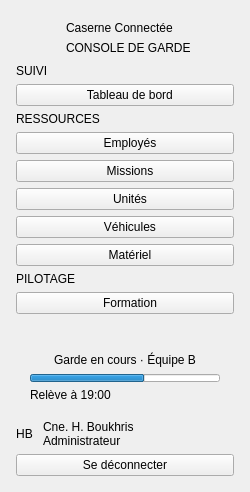
          <widget class="QFrame" name="barreLaterale">
            <property name="variante" stdset="0">
              <string notr="true">barreLaterale</string>
            </property>
            <property name="minimumSize">
              <size>
                <width>250</width>
                <height>0</height>
              </size>
            </property>
            <property name="maximumSize">
              <size>
                <width>250</width>
                <height>16777215</height>
              </size>
            </property>
            <layout class="QVBoxLayout" name="layout66">
              <property name="spacing">
                <number>6</number>
              </property>
              <property name="leftMargin">
                <number>16</number>
              </property>
              <property name="topMargin">
                <number>18</number>
              </property>
              <property name="rightMargin">
                <number>16</number>
              </property>
              <property name="bottomMargin">
                <number>16</number>
              </property>
              <item>
                <layout class="QHBoxLayout" name="layout65" stretch="0,1">
                  <property name="spacing">
                    <number>10</number>
                  </property>
                  <item>
                    <widget class="QLabel" name="imgLogoBarre">
                      <property name="pixmap">
                        <pixmap resource="ressources.qrc">:/images/logo.png</pixmap>
                      </property>
                      <property name="scaledContents">
                        <bool>true</bool>
                      </property>
                      <property name="minimumSize">
                        <size>
                          <width>40</width>
                          <height>40</height>
                        </size>
                      </property>
                      <property name="maximumSize">
                        <size>
                          <width>40</width>
                          <height>40</height>
                        </size>
                      </property>
                    </widget>
                  </item>
                  <item>
                    <layout class="QVBoxLayout" name="layout64">
                      <property name="spacing">
                        <number>0</number>
                      </property>
                      <item>
                        <widget class="QLabel" name="lbl78">
                          <property name="text">
                            <string>Caserne Connectée</string>
                          </property>
                          <property name="variante" stdset="0">
                            <string notr="true">marque</string>
                          </property>
                        </widget>
                      </item>
                      <item>
                        <widget class="QLabel" name="lbl79">
                          <property name="text">
                            <string>CONSOLE DE GARDE</string>
                          </property>
                          <property name="variante" stdset="0">
                            <string notr="true">sousMarque</string>
                          </property>
                        </widget>
                      </item>
                    </layout>
                  </item>
                </layout>
              </item>
              <item>
                <widget class="QLabel" name="lblSectionSuivi">
                  <property name="text">
                    <string>SUIVI</string>
                  </property>
                  <property name="variante" stdset="0">
                    <string notr="true">sectionNav</string>
                  </property>
                </widget>
              </item>
              <item>
                <widget class="QPushButton" name="btnMTableauDeBord">
                  <property name="text">
                    <string>   Tableau de bord</string>
                  </property>
                  <property name="cursor">
                    <cursorShape>PointingHandCursor</cursorShape>
                  </property>
                  <property name="checkable">
                    <bool>true</bool>
                  </property>
                  <property name="autoExclusive">
                    <bool>true</bool>
                  </property>
                  <property name="variante" stdset="0">
                    <string notr="true">nav</string>
                  </property>
                  <property name="module" stdset="0">
                    <string notr="true">Tableau</string>
                  </property>
                  <property name="icon">
                    <iconset resource="ressources.qrc"><normaloff>:/images/icones/navclair_tableau.png</normaloff><normalon>:/images/icones/navorange_tableau.png</normalon>:/images/icones/navclair_tableau.png</iconset>
                  </property>
                  <property name="iconSize">
                    <size>
                      <width>18</width>
                      <height>18</height>
                    </size>
                  </property>
                </widget>
              </item>
              <item>
                <widget class="QLabel" name="lbl81">
                  <property name="text">
                    <string>RESSOURCES</string>
                  </property>
                  <property name="variante" stdset="0">
                    <string notr="true">sectionNav</string>
                  </property>
                </widget>
              </item>
              <item>
                <widget class="QPushButton" name="btnMEmploye">
                  <property name="text">
                    <string>   Employés</string>
                  </property>
                  <property name="cursor">
                    <cursorShape>PointingHandCursor</cursorShape>
                  </property>
                  <property name="checkable">
                    <bool>true</bool>
                  </property>
                  <property name="autoExclusive">
                    <bool>true</bool>
                  </property>
                  <property name="checked">
                    <bool>false</bool>
                  </property>
                  <property name="variante" stdset="0">
                    <string notr="true">nav</string>
                  </property>
                  <property name="icon">
                    <iconset resource="ressources.qrc"><normaloff>:/images/icones/user_gris.png</normaloff><normalon>:/images/icones/user_orange.png</normalon>:/images/icones/user_gris.png</iconset>
                  </property>
                  <property name="iconSize">
                    <size>
                      <width>18</width>
                      <height>18</height>
                    </size>
                  </property>
                </widget>
              </item><item><widget class="QPushButton" name="btnMMission"><property name="text"><string>   Missions</string></property><property name="cursor"><cursorShape>PointingHandCursor</cursorShape></property><property name="checkable"><bool>true</bool></property><property name="autoExclusive"><bool>true</bool></property><property name="variante" stdset="0"><string notr="true">nav</string></property><property name="module" stdset="0"><string notr="true">Missions</string></property><property name="icon"><iconset resource="ressources.qrc"><normaloff>:/images/icones/navclair_missions.png</normaloff><normalon>:/images/icones/navorange_missions.png</normalon>:/images/icones/navclair_missions.png</iconset></property><property name="iconSize"><size><width>18</width><height>18</height></size></property></widget></item><item><widget class="QPushButton" name="btnMUnite"><property name="text"><string>   Unités</string></property><property name="cursor"><cursorShape>PointingHandCursor</cursorShape></property><property name="checkable"><bool>true</bool></property><property name="autoExclusive"><bool>true</bool></property><property name="variante" stdset="0"><string notr="true">nav</string></property><property name="module" stdset="0"><string notr="true">Unites</string></property><property name="icon"><iconset resource="ressources.qrc"><normaloff>:/images/icones/navclair_unites.png</normaloff><normalon>:/images/icones/navorange_unites.png</normalon>:/images/icones/navclair_unites.png</iconset></property><property name="iconSize"><size><width>18</width><height>18</height></size></property></widget></item><item><widget class="QPushButton" name="btnMVehicule"><property name="text"><string>   Véhicules</string></property><property name="cursor"><cursorShape>PointingHandCursor</cursorShape></property><property name="checkable"><bool>true</bool></property><property name="autoExclusive"><bool>true</bool></property><property name="variante" stdset="0"><string notr="true">nav</string></property><property name="module" stdset="0"><string notr="true">Vehicules</string></property><property name="icon"><iconset resource="ressources.qrc"><normaloff>:/images/icones/navclair_vehicules.png</normaloff><normalon>:/images/icones/navorange_vehicules.png</normalon>:/images/icones/navclair_vehicules.png</iconset></property><property name="iconSize"><size><width>18</width><height>18</height></size></property></widget></item><item><widget class="QPushButton" name="btnMMateriel"><property name="text"><string>   Matériel</string></property><property name="cursor"><cursorShape>PointingHandCursor</cursorShape></property><property name="checkable"><bool>true</bool></property><property name="autoExclusive"><bool>true</bool></property><property name="variante" stdset="0"><string notr="true">nav</string></property><property name="module" stdset="0"><string notr="true">Materiel</string></property><property name="icon"><iconset resource="ressources.qrc"><normaloff>:/images/icones/navclair_materiel.png</normaloff><normalon>:/images/icones/navorange_materiel.png</normalon>:/images/icones/navclair_materiel.png</iconset></property><property name="iconSize"><size><width>18</width><height>18</height></size></property></widget></item><item><widget class="QLabel" name="lblSectionPilotage"><property name="text"><string>PILOTAGE</string></property><property name="variante" stdset="0"><string notr="true">sectionNav</string></property></widget></item><item><widget class="QPushButton" name="btnMFormation"><property name="text"><string>   Formation</string></property><property name="cursor"><cursorShape>PointingHandCursor</cursorShape></property><property name="checkable"><bool>true</bool></property><property name="autoExclusive"><bool>true</bool></property><property name="variante" stdset="0"><string notr="true">nav</string></property><property name="module" stdset="0"><string notr="true">Formation</string></property><property name="icon"><iconset resource="ressources.qrc"><normaloff>:/images/icones/navclair_formation.png</normaloff><normalon>:/images/icones/navorange_formation.png</normalon>:/images/icones/navclair_formation.png</iconset></property><property name="iconSize"><size><width>18</width><height>18</height></size></property></widget></item>
              <item>
                <spacer name="ressort30">
                  <property name="orientation">
                    <enum>Qt::Vertical</enum>
                  </property>
                  <property name="sizeHint" stdset="0">
                    <size>
                      <width>20</width>
                      <height>20</height>
                    </size>
                  </property>
                </spacer>
              </item>
              <item>
                <widget class="QFrame" name="cadre2">
                  <property name="variante" stdset="0">
                    <string notr="true">carteGarde</string>
                  </property>
                  <layout class="QVBoxLayout" name="layout61">
                    <property name="spacing">
                      <number>6</number>
                    </property>
                    <property name="leftMargin">
                      <number>14</number>
                    </property>
                    <property name="topMargin">
                      <number>12</number>
                    </property>
                    <property name="rightMargin">
                      <number>14</number>
                    </property>
                    <property name="bottomMargin">
                      <number>12</number>
                    </property>
                    <item>
                      <layout class="QHBoxLayout" name="layout60" stretch="0,1">
                        <property name="spacing">
                          <number>8</number>
                        </property>
                        <item>
                          <widget class="QLabel" name="icone1">
                            <property name="minimumSize">
                              <size>
                                <width>16</width>
                                <height>16</height>
                              </size>
                            </property>
                            <property name="maximumSize">
                              <size>
                                <width>16</width>
                                <height>16</height>
                              </size>
                            </property>
                            <property name="pixmap">
                              <pixmap resource="ressources.qrc">:/images/icones/shield_orange.png</pixmap>
                            </property>
                            <property name="scaledContents">
                              <bool>true</bool>
                            </property>
                          </widget>
                        </item>
                        <item>
                          <widget class="QLabel" name="lbl73">
                            <property name="text">
                              <string>Garde en cours · Équipe B</string>
                            </property>
                            <property name="variante" stdset="0">
                              <string notr="true">gardeTitre</string>
                            </property>
                          </widget>
                        </item>
                      </layout>
                    </item>
                    <item>
                      <widget class="QProgressBar" name="jauge11">
                        <property name="value">
                          <number>60</number>
                        </property>
                        <property name="textVisible">
                          <bool>false</bool>
                        </property>
                        <property name="variante" stdset="0">
                          <string notr="true">orange</string>
                        </property>
                        <property name="maximumSize">
                          <size>
                            <width>16777215</width>
                            <height>8</height>
                          </size>
                        </property>
                      </widget>
                    </item>
                    <item>
                      <widget class="QLabel" name="lbl74">
                        <property name="text">
                          <string>Relève à 19:00</string>
                        </property>
                        <property name="variante" stdset="0">
                          <string notr="true">gardeTexte</string>
                        </property>
                      </widget>
                    </item>
                  </layout>
                </widget>
              </item>
              <item>
                <layout class="QHBoxLayout" name="layout63" stretch="0,1">
                  <property name="spacing">
                    <number>10</number>
                  </property>
                  <item>
                    <widget class="QLabel" name="lbl75">
                      <property name="text">
                        <string>HB</string>
                      </property>
                      <property name="variante" stdset="0">
                        <string notr="true">avatar</string>
                      </property>
                      <property name="alignment">
                        <set>Qt::AlignCenter</set>
                      </property>
                    </widget>
                  </item>
                  <item>
                    <layout class="QVBoxLayout" name="layout62">
                      <property name="spacing">
                        <number>0</number>
                      </property>
                      <item>
                        <widget class="QLabel" name="lbl76">
                          <property name="text">
                            <string>Cne. H. Boukhris</string>
                          </property>
                          <property name="variante" stdset="0">
                            <string notr="true">utilisateurNom</string>
                          </property>
                        </widget>
                      </item>
                      <item>
                        <widget class="QLabel" name="lbl77">
                          <property name="text">
                            <string>Administrateur</string>
                          </property>
                          <property name="variante" stdset="0">
                            <string notr="true">utilisateurRole</string>
                          </property>
                        </widget>
                      </item>
                    </layout>
                  </item>
                </layout>
              </item>
              <item>
                <widget class="QPushButton" name="btnQuitter">
                  <property name="text">
                    <string>Se déconnecter</string>
                  </property>
                  <property name="cursor">
                    <cursorShape>PointingHandCursor</cursorShape>
                  </property>
                  <property name="variante" stdset="0">
                    <string notr="true">deconnexion</string>
                  </property>
                  <property name="icon">
                    <iconset resource="ressources.qrc"><normaloff>:/images/icones/x_rouge.png</normaloff>:/images/icones/x_rouge.png</iconset>
                  </property>
                  <property name="iconSize">
                    <size>
                      <width>16</width>
                      <height>16</height>
                    </size>
                  </property>
                </widget>
              </item>
            </layout>
          </widget>
